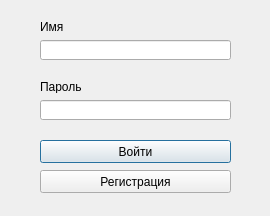
<?xml version="1.0" encoding="UTF-8"?>
<ui version="4.0">
 <class>EnterWindow</class>
 <widget class="QDialog" name="EnterWindow">
  <property name="geometry">
   <rect>
    <x>0</x>
    <y>0</y>
    <width>270</width>
    <height>216</height>
   </rect>
  </property>
  <property name="windowTitle">
   <string>Dialog</string>
  </property>
  <widget class="QPushButton" name="pushButton">
   <property name="geometry">
    <rect>
     <x>40</x>
     <y>140</y>
     <width>191</width>
     <height>23</height>
    </rect>
   </property>
   <property name="text">
    <string>Войти</string>
   </property>
  </widget>
  <widget class="QPushButton" name="pushButton_2">
   <property name="geometry">
    <rect>
     <x>40</x>
     <y>170</y>
     <width>191</width>
     <height>23</height>
    </rect>
   </property>
   <property name="text">
    <string>Регистрация</string>
   </property>
  </widget>
  <widget class="QLineEdit" name="lineEdit">
   <property name="geometry">
    <rect>
     <x>40</x>
     <y>40</y>
     <width>191</width>
     <height>20</height>
    </rect>
   </property>
  </widget>
  <widget class="QLineEdit" name="lineEdit_2">
   <property name="geometry">
    <rect>
     <x>40</x>
     <y>100</y>
     <width>191</width>
     <height>20</height>
    </rect>
   </property>
   <property name="echoMode">
    <enum>QLineEdit::Password</enum>
   </property>
  </widget>
  <widget class="QLabel" name="label">
   <property name="geometry">
    <rect>
     <x>40</x>
     <y>20</y>
     <width>47</width>
     <height>13</height>
    </rect>
   </property>
   <property name="text">
    <string>Имя</string>
   </property>
  </widget>
  <widget class="QLabel" name="label_2">
   <property name="geometry">
    <rect>
     <x>40</x>
     <y>80</y>
     <width>47</width>
     <height>13</height>
    </rect>
   </property>
   <property name="text">
    <string>Пароль</string>
   </property>
  </widget>
 </widget>
 <resources/>
 <connections/>
</ui>
